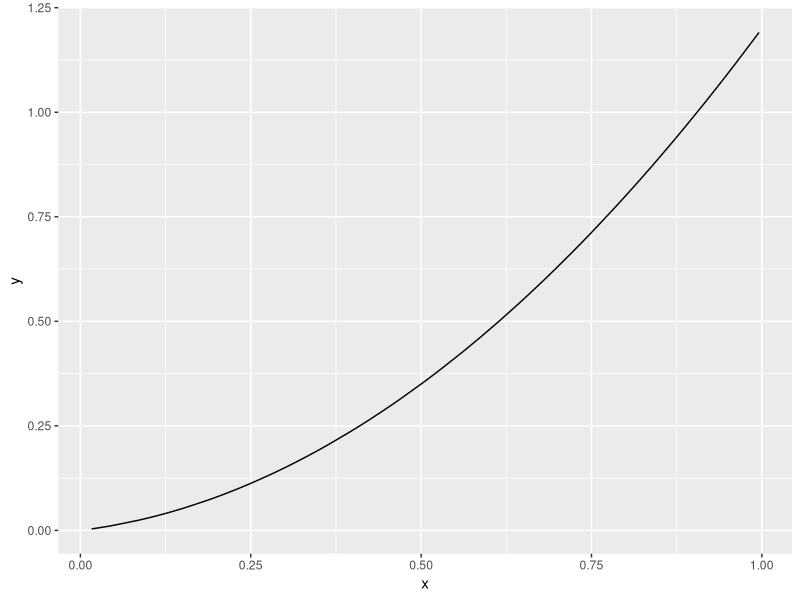

Recreate this plot in R.
x <- runif(100)
y <- x^2 + 0.2*x

library(ggplot2)
ggplot(data.frame(x=x, y=y), aes(x=x, y=y)) + geom_line()
# ggplot(custdata2, aes(x=age, y=income))
#   + geom_point() + geom_smooth + ylim(0, 200000)
